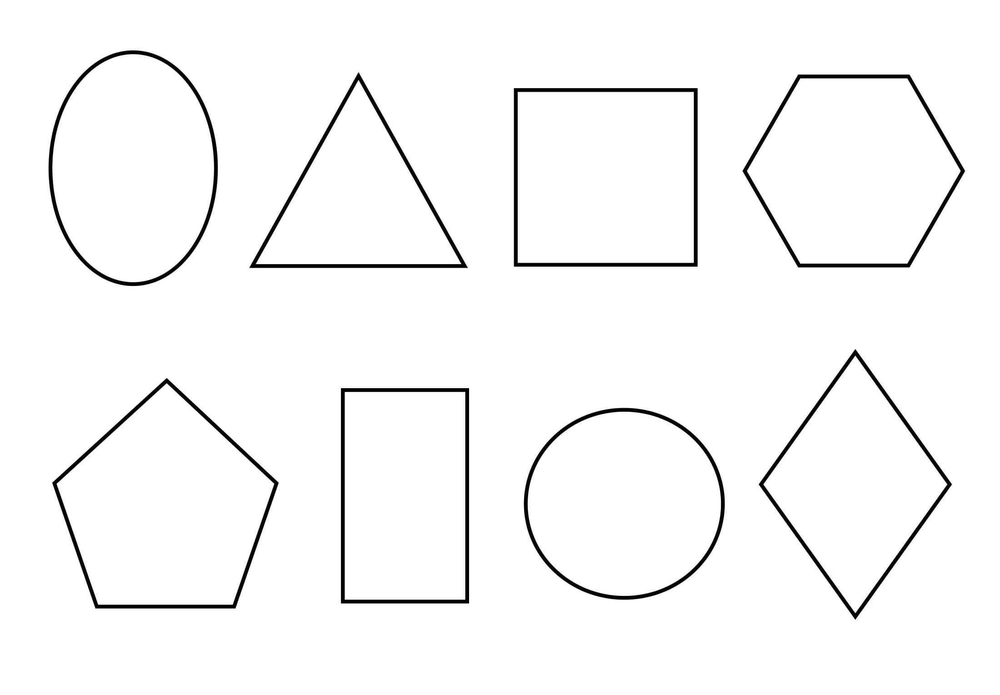
//> input picture lab4/image.png, 1000 x 695 px, shrunk from 2200 x 1529 before the run
$ ./lab4   (built with g++ and OpenCV 4)
//> lines starting //> are read from the running program, lines starting //| are printed output that depends on the picture; after the words box and inside, x2 and y2 are one past the last pixel; in counts of white or black regions, pixels touching at a corner belong together
#include <opencv2/opencv.hpp>
#include <iostream>
using namespace cv;
using namespace std;

printImage(Mat& image, string name)
{
    imshow(name, image);
    string link = name + ".jpg";
    imwrite(link, image);
}
int main() {
    Mat img = imread("image.png");
//> img is the input picture: 695 rows x 1000 cols, CV_8UC3; min 0, max 255, mean 247.7

    if (img.empty()) {
        cout << "Îøèáêà: íå óäàëîñü çàãðóçèòü èçîáðàæåíèå!" << endl;
        return 0;
    }
    Mat result;
    result = img.clone();


    Mat gray;
    cvtColor(result, gray, COLOR_BGR2GRAY);
    GaussianBlur(gray, gray, Size(5, 5), 0);
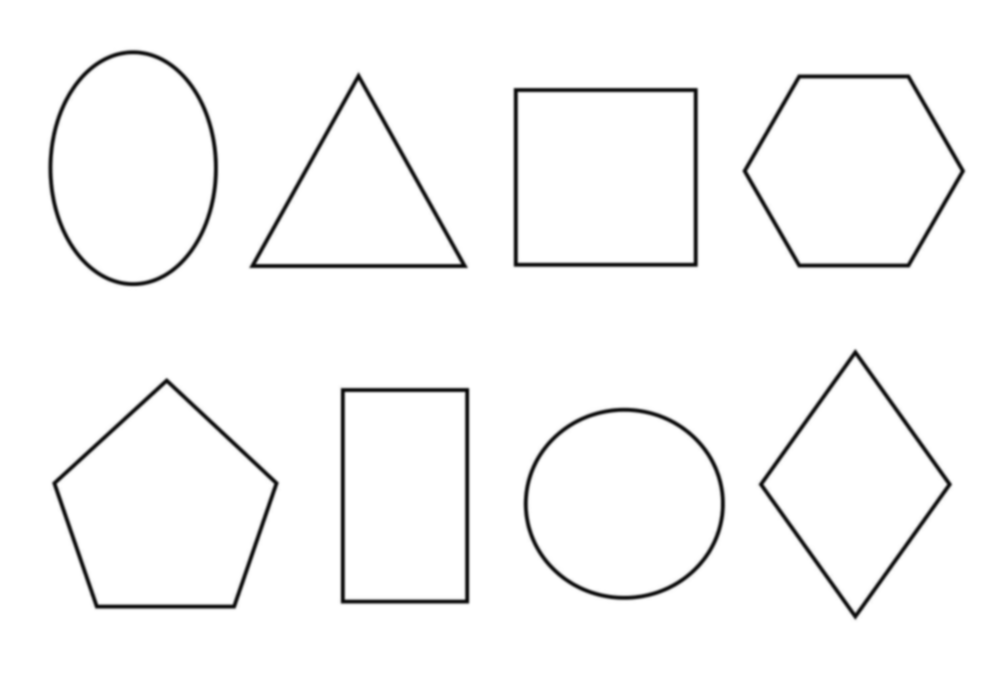
//> gray: 695 rows x 1000 cols, CV_8UC1; min 7, max 255, mean 247.7

    Mat binary;
    threshold(gray, binary, 127, 255, THRESH_BINARY_INV);
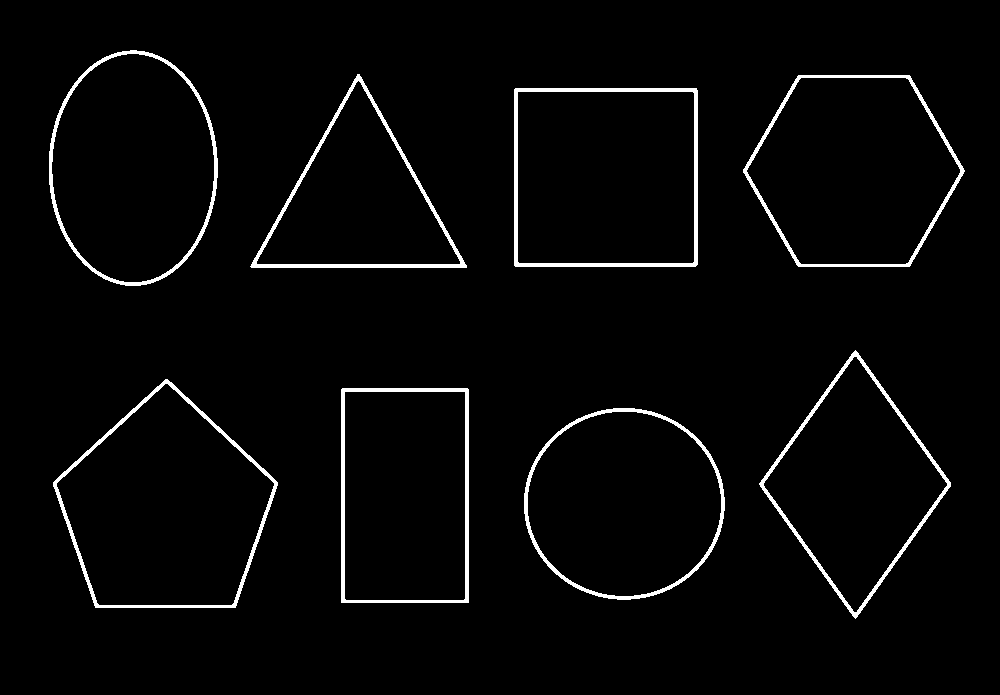
//> binary: 695 rows x 1000 cols, CV_8UC1; 2.9% white; 8 white regions

    vector<vector<Point>> contours;
    findContours(binary, contours, RETR_EXTERNAL, CHAIN_APPROX_SIMPLE);
//> contours = 8 contours; box (x1, y1, x2, y2) and area: (53, 379, 278, 608) 34524, (514, 88, 698, 267) 32570, (743, 75, 965, 267) 31806, (49, 50, 218, 286) 31036, (524, 408, 725, 600) 29996, (341, 388, 469, 603) 27177, (759, 350, 951, 619) 25910, (250, 74, 467, 268) 21110

    for (const auto& contour : contours) {
        double perimeter = arcLength(contour, true);
        double area = contourArea(contour);

        Moments m = moments(contour);
        Point2f center(m.m10 / m.m00, m.m01 / m.m00);

        vector<Point> approx;
        double epsilon = 0.02 * perimeter;
        approxPolyDP(contour, approx, epsilon, true);

        string shapeName;

        if (approx.size() == 3) {
            shapeName = "Triangle";
        }
        else if (approx.size() == 4) {
            vector<double> sides;
            for (size_t i = 0; i < approx.size(); i++) {
                Point p1 = approx[i];
                Point p2 = approx[(i + 1) % approx.size()];
                double side = sqrt(pow(p2.x - p1.x, 2) + pow(p2.y - p1.y, 2));
                sides.push_back(side);
            }

            double avgSide = (sides[0] + sides[1] + sides[2] + sides[3]) / 4;
            bool sidesEqual = true;
            for (double side : sides) {
                if (abs(side - avgSide) > avgSide * 0.1) {
                    sidesEqual = false;
                    break;
                }
            }

            RotatedRect minRect = minAreaRect(approx);
            double rectArea = minRect.size.width * minRect.size.height;
            double areaRatio = area / rectArea;

            bool isRectangular = (areaRatio > 0.85);
            if (sidesEqual && isRectangular) {
                shapeName = "Square";
            }
            else if (sidesEqual && !isRectangular) {
                shapeName = "Rhombus";
            }
            else if (!sidesEqual && isRectangular) {
                shapeName = "Rectangle";
            }
            else {
                shapeName = "Quadrilateral";
            }
        }
        else if (approx.size() == 5) {
            shapeName = "Pentagon";
        }
        else if (approx.size() == 6) {
            shapeName = "Hexagon";
        }
        else {
            double circularity = 4 * CV_PI * area / (perimeter * perimeter);
            if (circularity > 0.88) {
                shapeName = "Circle";
            }
            else if (circularity > 0.7) {
                shapeName = "Oval";
            }
            else {
                shapeName = "Error";
            }
        }

        drawContours(result, vector<vector<Point>>{contour},
            -1, Scalar(0, 255, 0), -1);
        string text = shapeName + " P=" + to_string((int)perimeter);
        putText(result, text, Point(center.x - 40, center.y + 5),
            FONT_HERSHEY_SIMPLEX, 0.6, Scalar(0, 0, 0), 2);
    }
//> this loop made 8 passes
//> (perimeter, area, center, epsilon, circularity, text) on passes 1, 8: (648.4, 29996, Point(623.8, 503.3), 12.97, 0.896, "Circle P=648"), (673, 31035.5, Point(132.7, 167.7), 13.46, 0.861, "Oval P=673")
//> (perimeter, area, center, epsilon, text) on passes 3, 6: (734.1, 34524, Point(165.1, 508.4), 14.68, "Pentagon P=734"), (695.1, 31806, Point(853.3, 170.5), 13.9, "Hexagon P=695")
//> pass 1, `putText(result, text, Point(center.x - 40, center.y + 5), FONT_HERSHEY..`:
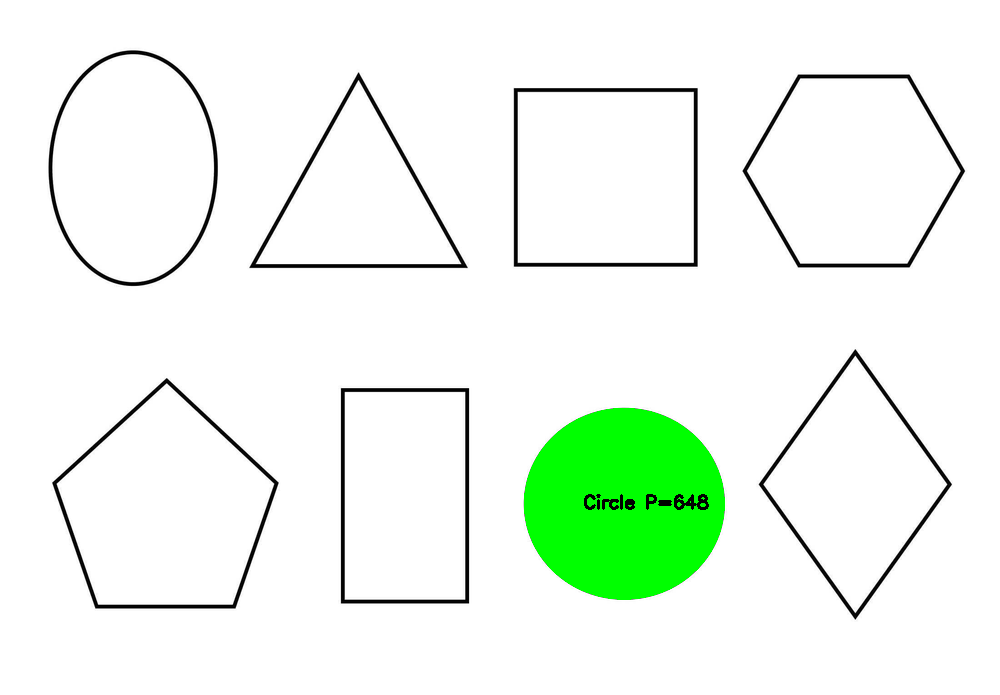
//> result: 695 rows x 1000 cols, CV_8UC3; 4.36% of pixels changed, all inside (x1, y1, x2, y2) = (524, 408, 725, 600)
//> pass 2, `putText(result, text, Point(center.x - 40, center.y + 5), FONT_HERSHEY..`:
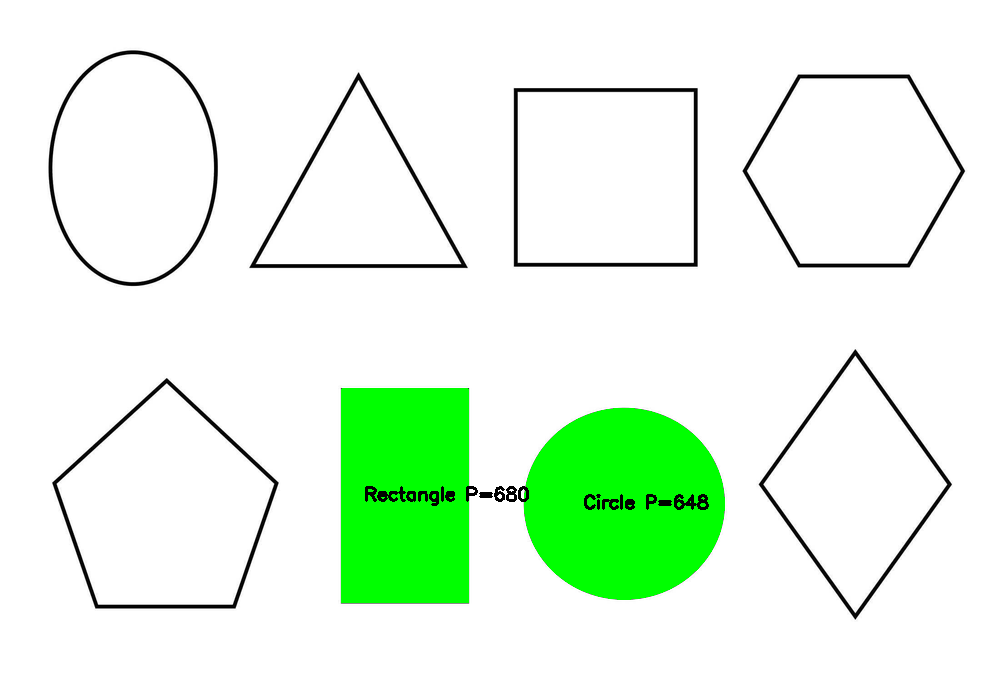
//> result: 695 rows x 1000 cols, CV_8UC3; 4.02% of pixels changed, all inside (x1, y1, x2, y2) = (341, 388, 529, 603)
//> pass 3, `putText(result, text, Point(center.x - 40, center.y + 5), FONT_HERSHEY..`:
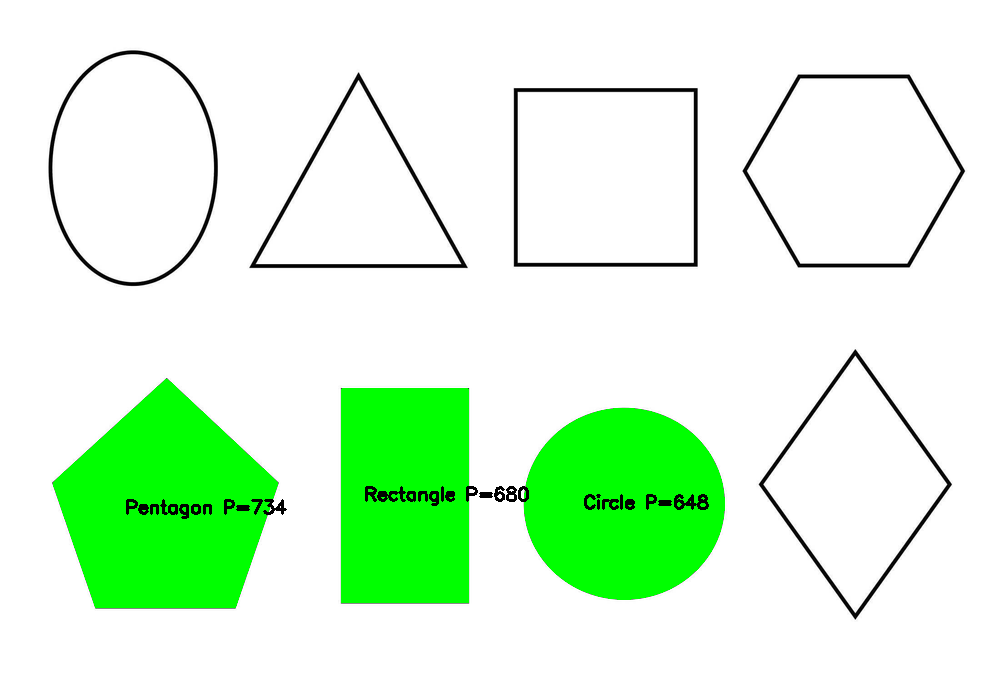
//> result: 695 rows x 1000 cols, CV_8UC3; 5.03% of pixels changed, all inside (x1, y1, x2, y2) = (53, 379, 287, 608)
//> after the loop:
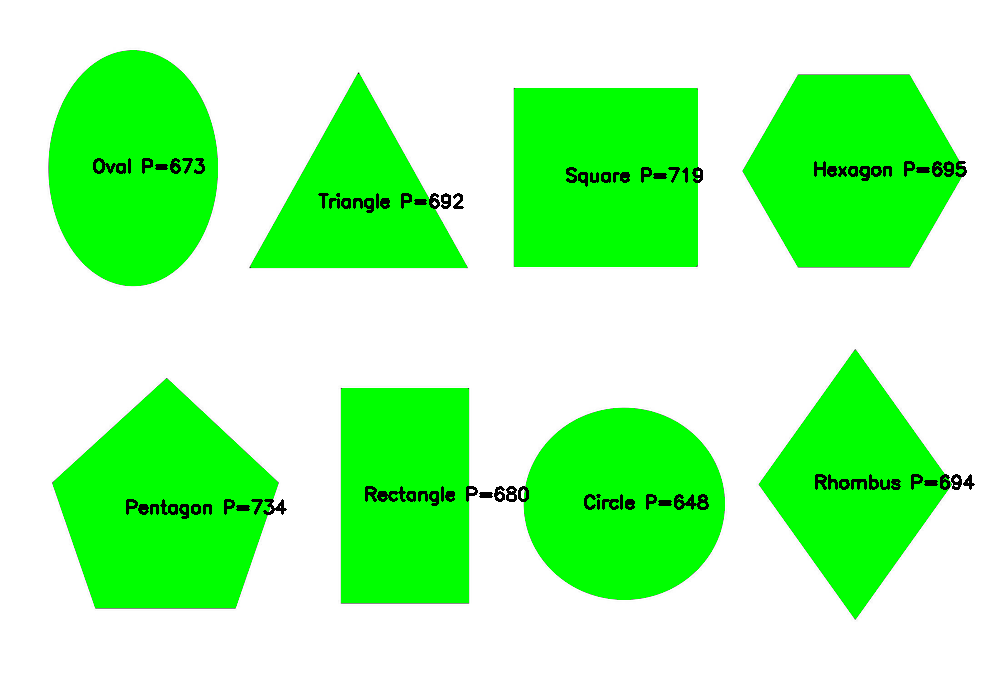
//> result: 695 rows x 1000 cols, CV_8UC3; mean B, G, R 167.4, 251.7, 167.4
    printImage(result, "Èòîã");
//> (the run ends here: the program stops with an error, at `printImage(result, "Èòîã");`)

$ run again, with lab4/Итог.jpg saved as lab4/image.png
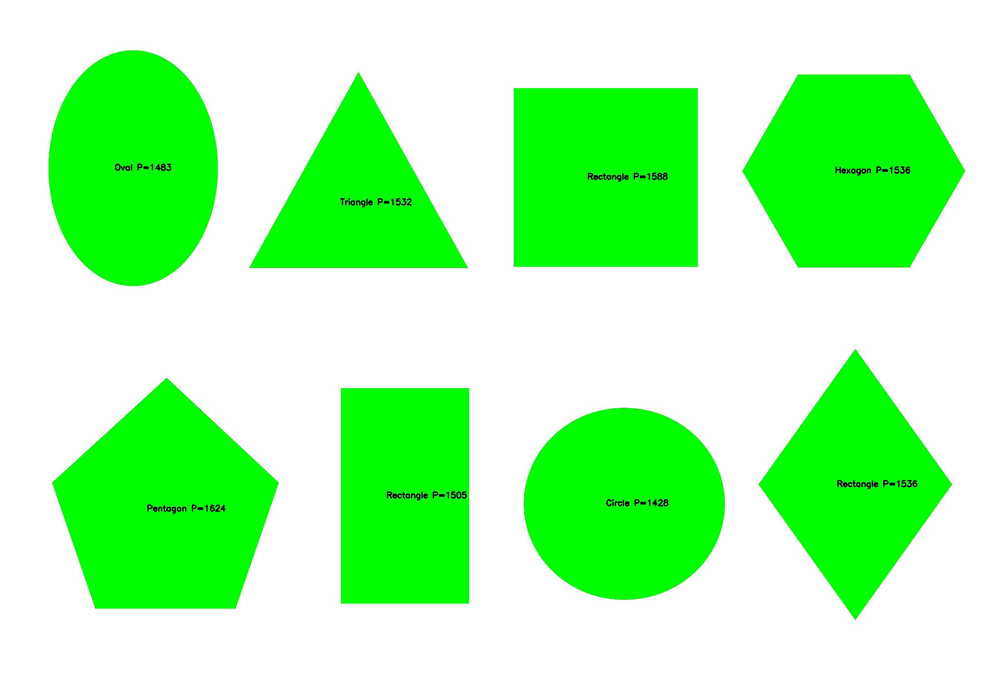
//> input picture lab4/Итог.jpg, 1000 x 695 px, shrunk from 2200 x 1529 before the run
//> img is the input picture: 695 rows x 1000 cols, CV_8UC3; mean B, G, R 168.4, 254, 168.1
//> `threshold(gray, binary, 127, 255, THRESH_BINARY_INV);`:
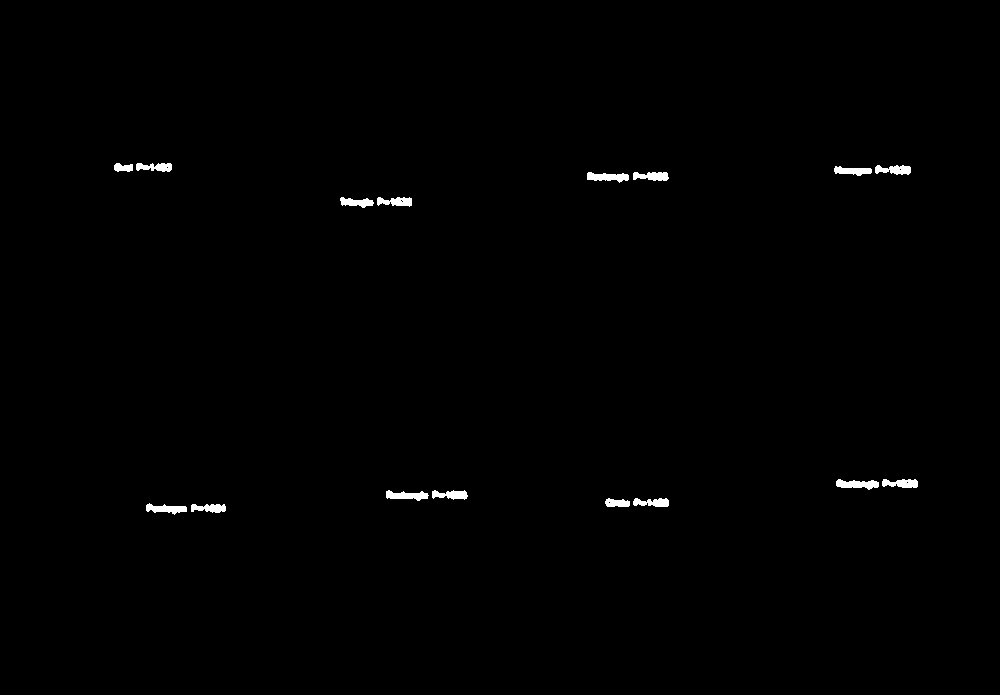
//> binary: 695 rows x 1000 cols, CV_8UC1; 0.55% white; 16 white regions
//> contours = 16 contours; largest, box (x1, y1, x2, y2) and area: (836, 479, 879, 490) 253, (587, 172, 629, 183) 244, (386, 490, 429, 501) 236, (146, 503, 187, 515) 225, (875, 165, 911, 175) 211
//> the loop `for (const auto& contour : contours)` made 16 passes
//> (perimeter, area, center, epsilon, circularity, text) on passes 1 to 7: (94.67, 189.5, Point(209.3, 507.7), 1.89, 0.266, "Error P=94"), (100.8, 225, Point(165.8, 508.4), 2.02, 0.278, "Error P=100"), (97.84, 191.5, Point(652.3, 502.2), 1.96, 0.251, "Error P=97"), (61.8, 145, Point(616.6, 502.7), 1.24, 0.477, "Error P=61"), (94.43, 200, Point(450.7, 494.4), 1.89, 0.282, "Error P=94"), (102.5, 235.5, Point(406.4, 495.2), 2.05, 0.282, "Error P=102"), (92.77, 205, Point(901.3, 483), 1.86, 0.299, "Error P=92")
//> after the loop `for (const auto& contour : contours)`:
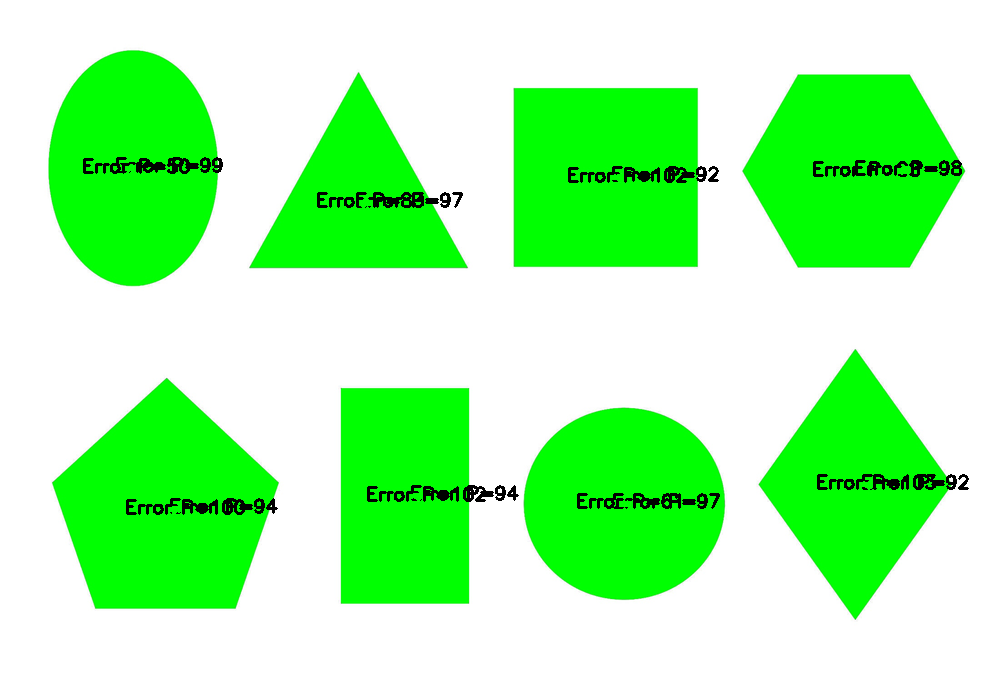
//> result: 695 rows x 1000 cols, CV_8UC3; mean B, G, R 167.8, 251.2, 167.5
